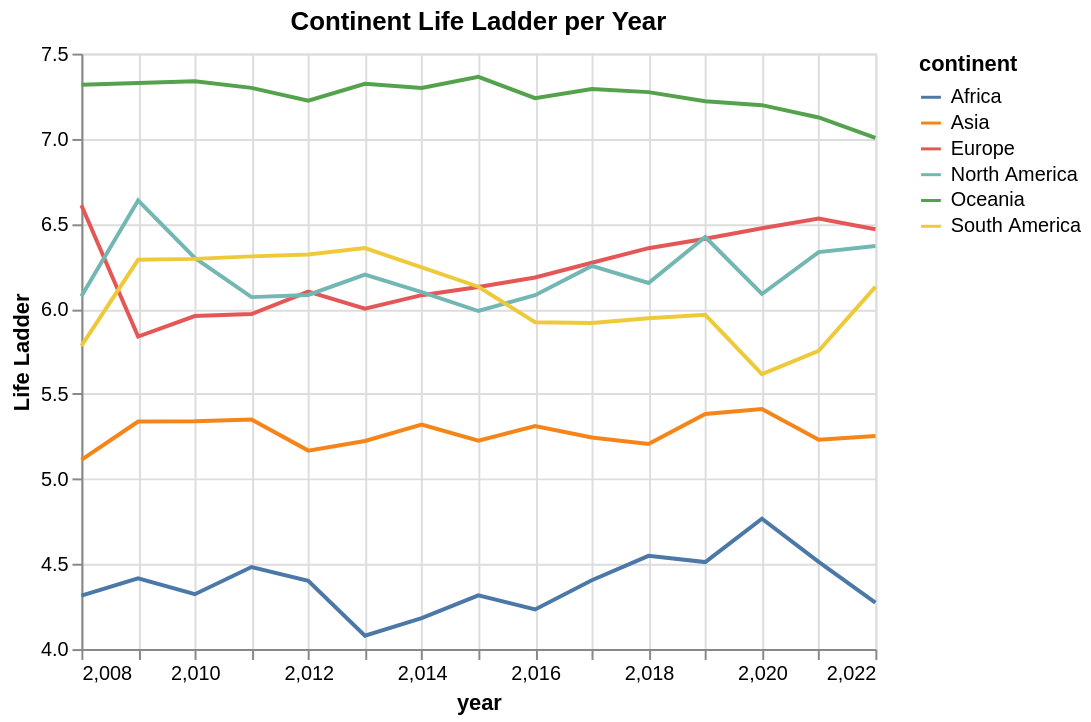

Source (notebook cell):
### Code cell
# Now we can finally plot life ladder per year for every continent!

continents = alt.Chart(continent_grouped, title = 'Continent Life Ladder per Year').mark_line().encode(
    y = alt.Y('Life Ladder', scale = alt.Scale(domain = [4, 7.5])),
    x = alt.X('year', scale = alt.Scale(domain = [2008, 2022])),
    color = 'continent'
)

continents

### Figure 1 — Vega-Lite specification as saved in the notebook (floating-point values rounded to 4 significant figures)
{"config": {"view": {"continuousWidth": 400, "continuousHeight": 300}}, "data": {"name": "data-54ca73b332df5f30ebd7bc4373218ccc"}, "mark": "line", "encoding": {"color": {"field": "continent", "type": "nominal"}, "x": {"field": "year", "scale": {"domain": [2008, 2022]}, "type": "quantitative"}, "y": {"field": "Life Ladder", "scale": {"domain": [4, 7.5]}, "type": "quantitative"}}, "title": "Continent Life Ladder per Year", "$schema": "https://vega.github.io/schema/vega-lite/v4.17.0.json", "datasets": {"data-54ca73b332df5f30ebd7bc4373218ccc": [{"year": 2008, "continent": "Africa", "Life Ladder": 4.315, "Log GDP per capita": 7.798, "Social support": 0.6662, "Healthy life expectancy at birth": 51.21, "Freedom to make life choices": 0.5994, "Generosity": -0.005077, "Perceptions of corruption": 0.8433, "Positive affect": 0.6358, "Negative affect": 0.2382}, {"year": 2008, "continent": "Asia", "Life Ladder": 5.112, "Log GDP per capita": 9.065, "Social support": 0.737, "Healthy life expectancy at birth": 62.7, "Freedom to make life choices": 0.6804, "Generosity": 0.03075, "Perceptions of corruption": 0.795, "Positive affect": 0.5965, "Negative affect": 0.2499}, {"year": 2008, "continent": "Europe", "Life Ladder": 6.609, "Log GDP per capita": 10.49, "Social support": 0.9201, "Healthy life expectancy at birth": 67.58, "Freedom to make life choices": 0.7671, "Generosity": 0.003238, "Perceptions of corruption": 0.6693, "Positive affect": 0.6708, "Negative affect": 0.211}, {"year": 2008, "continent": "North America", "Life Ladder": 6.074, "Log GDP per capita": 9.462, "Social support": 0.8576, "Healthy life expectancy at birth": 61.22, "Freedom to make life choices": 0.7496, "Generosity": 0.09942, "Perceptions of corruption": 0.7693, "Positive affect": 0.7591, "Negative affect": 0.2286}, {"year": 2008, "continent": "Oceania", "Life Ladder": 7.317, "Log GDP per capita": 10.63, "Social support": 0.9455, "Healthy life expectancy at birth": 69.9, "Freedom to make life choices": 0.9045, "Generosity": 0.2975, "Perceptions of corruption": 0.3825, "Positive affect": 0.7565, "Negative affect": 0.225}, {"year": 2008, "continent": "South America", "Life Ladder": 5.783, "Log GDP per capita": 9.472, "Social support": 0.8535, "Healthy life expectancy at birth": 65.53, "Freedom to make life choices": 0.7034, "Generosity": -0.0777, "Perceptions of corruption": 0.7819, "Positive affect": 0.7448, "Negative affect": 0.2996}, {"year": 2009, "continent": "Africa", "Life Ladder": 4.415, "Log GDP per capita": 7.962, "Social support": 0.7391, "Healthy life expectancy at birth": 52.87, "Freedom to make life choices": 0.656, "Generosity": -0.007609, "Perceptions of corruption": 0.8065, "Positive affect": 0.6603, "Negative affect": 0.1975}, {"year": 2009, "continent": "Asia", "Life Ladder": 5.337, "Log GDP per capita": 9.321, "Social support": 0.7978, "Healthy life expectancy at birth": 63.47, "Freedom to make life choices": 0.7138, "Generosity": -0.003361, "Perceptions of corruption": 0.7387, "Positive affect": 0.6022, "Negative affect": 0.2523}, {"year": 2009, "continent": "Europe", "Life Ladder": 5.837, "Log GDP per capita": 10.18, "Social support": 0.8773, "Healthy life expectancy at birth": 67.18, "Freedom to make life choices": 0.658, "Generosity": -0.03369, "Perceptions of corruption": 0.7729, "Positive affect": 0.6119, "Negative affect": 0.2719}, {"year": 2009, "continent": "North America", "Life Ladder": 6.637, "Log GDP per capita": 9.499, "Social support": 0.8633, "Healthy life expectancy at birth": 65.49, "Freedom to make life choices": 0.7619, "Generosity": 0.0644, "Perceptions of corruption": 0.7378, "Positive affect": 0.7837, "Negative affect": 0.239}, {"year": 2009, "continent": "South America", "Life Ladder": 6.288, "Log GDP per capita": 9.45, "Social support": 0.8728, "Healthy life expectancy at birth": 65.69, "Freedom to make life choices": 0.7282, "Generosity": -0.0566, "Perceptions of corruption": 0.7825, "Positive affect": 0.7661, "Negative affect": 0.2653}, {"year": 2010, "continent": "Africa", "Life Ladder": 4.323, "Log GDP per capita": 8.113, "Social support": 0.785, "Healthy life expectancy at birth": 53.78, "Freedom to make life choices": 0.6863, "Generosity": -0.04164, "Perceptions of corruption": 0.8, "Positive affect": 0.6404, "Negative affect": 0.1972}, {"year": 2010, "continent": "Asia", "Life Ladder": 5.338, "Log GDP per capita": 9.365, "Social support": 0.7917, "Healthy life expectancy at birth": 63.56, "Freedom to make life choices": 0.7006, "Generosity": 0.03214, "Perceptions of corruption": 0.7626, "Positive affect": 0.6045, "Negative affect": 0.2541}, {"year": 2010, "continent": "Europe", "Life Ladder": 5.957, "Log GDP per capita": 10.25, "Social support": 0.8829, "Healthy life expectancy at birth": 67.62, "Freedom to make life choices": 0.7029, "Generosity": -0.03262, "Perceptions of corruption": 0.7656, "Positive affect": 0.6204, "Negative affect": 0.2593}, {"year": 2010, "continent": "North America", "Life Ladder": 6.299, "Log GDP per capita": 9.387, "Social support": 0.845, "Healthy life expectancy at birth": 62.11, "Freedom to make life choices": 0.7433, "Generosity": 0.06836, "Perceptions of corruption": 0.7435, "Positive affect": 0.7549, "Negative affect": 0.2443}, {"year": 2010, "continent": "Oceania", "Life Ladder": 7.337, "Log GDP per capita": 10.62, "Social support": 0.9655, "Healthy life expectancy at birth": 70.0, "Freedom to make life choices": 0.925, "Generosity": 0.281, "Perceptions of corruption": 0.3435, "Positive affect": 0.7725, "Negative affect": 0.2275}, {"year": 2010, "continent": "South America", "Life Ladder": 6.293, "Log GDP per capita": 9.52, "Social support": 0.8755, "Healthy life expectancy at birth": 65.85, "Freedom to make life choices": 0.7647, "Generosity": -0.0597, "Perceptions of corruption": 0.7501, "Positive affect": 0.7689, "Negative affect": 0.2463}, {"year": 2011, "continent": "Africa", "Life Ladder": 4.483, "Log GDP per capita": 8.089, "Social support": 0.7277, "Healthy life expectancy at birth": 53.29, "Freedom to make life choices": 0.6856, "Generosity": -0.06111, "Perceptions of corruption": 0.7828, "Positive affect": 0.6228, "Negative affect": 0.231}, {"year": 2011, "continent": "Asia", "Life Ladder": 5.35, "Log GDP per capita": 9.404, "Social support": 0.7784, "Healthy life expectancy at birth": 63.49, "Freedom to make life choices": 0.7439, "Generosity": 0.02021, "Perceptions of corruption": 0.7524, "Positive affect": 0.5949, "Negative affect": 0.2566}, {"year": 2011, "continent": "Europe", "Life Ladder": 5.969, "Log GDP per capita": 10.26, "Social support": 0.8849, "Healthy life expectancy at birth": 67.68, "Freedom to make life choices": 0.7325, "Generosity": -0.03775, "Perceptions of corruption": 0.7703, "Positive affect": 0.6206, "Negative affect": 0.2564}, {"year": 2011, "continent": "North America", "Life Ladder": 6.069, "Log GDP per capita": 9.462, "Social support": 0.8198, "Healthy life expectancy at birth": 63.0, "Freedom to make life choices": 0.7926, "Generosity": 0.03331, "Perceptions of corruption": 0.7691, "Positive affect": 0.7609, "Negative affect": 0.2581}, {"year": 2011, "continent": "Oceania", "Life Ladder": 7.298, "Log GDP per capita": 10.64, "Social support": 0.9605, "Healthy life expectancy at birth": 70.05, "Freedom to make life choices": 0.94, "Generosity": 0.3225, "Perceptions of corruption": 0.3255, "Positive affect": 0.754, "Negative affect": 0.2025}, {"year": 2011, "continent": "South America", "Life Ladder": 6.308, "Log GDP per capita": 9.572, "Social support": 0.861, "Healthy life expectancy at birth": 66.01, "Freedom to make life choices": 0.7788, "Generosity": -0.0688, "Perceptions of corruption": 0.7452, "Positive affect": 0.7595, "Negative affect": 0.2707}, {"year": 2012, "continent": "Africa", "Life Ladder": 4.401, "Log GDP per capita": 8.257, "Social support": 0.7422, "Healthy life expectancy at birth": 55.27, "Freedom to make life choices": 0.6313, "Generosity": -0.05526, "Perceptions of corruption": 0.8003, "Positive affect": 0.6192, "Negative affect": 0.2283}, {"year": 2012, "continent": "Asia", "Life Ladder": 5.167, "Log GDP per capita": 9.319, "Social support": 0.7611, "Healthy life expectancy at birth": 63.32, "Freedom to make life choices": 0.7133, "Generosity": 0.043, "Perceptions of corruption": 0.7794, "Positive affect": 0.6045, "Negative affect": 0.2724}, {"year": 2012, "continent": "Europe", "Life Ladder": 6.101, "Log GDP per capita": 10.32, "Social support": 0.8873, "Healthy life expectancy at birth": 68.12, "Freedom to make life choices": 0.7243, "Generosity": -0.02862, "Perceptions of corruption": 0.7496, "Positive affect": 0.6342, "Negative affect": 0.2644}, {"year": 2012, "continent": "North America", "Life Ladder": 6.082, "Log GDP per capita": 9.443, "Social support": 0.8478, "Healthy life expectancy at birth": 63.12, "Freedom to make life choices": 0.7874, "Generosity": 0.04409, "Perceptions of corruption": 0.7241, "Positive affect": 0.7609, "Negative affect": 0.2801}, {"year": 2012, "continent": "Oceania", "Life Ladder": 7.223, "Log GDP per capita": 10.66, "Social support": 0.9375, "Healthy life expectancy at birth": 70.1, "Freedom to make life choices": 0.9185, "Generosity": 0.276, "Perceptions of corruption": 0.3285, "Positive affect": 0.757, "Negative affect": 0.2105}, {"year": 2012, "continent": "South America", "Life Ladder": 6.319, "Log GDP per capita": 9.618, "Social support": 0.856, "Healthy life expectancy at birth": 65.87, "Freedom to make life choices": 0.8051, "Generosity": -0.0196, "Perceptions of corruption": 0.7645, "Positive affect": 0.7527, "Negative affect": 0.2906}, {"year": 2013, "continent": "Africa", "Life Ladder": 4.079, "Log GDP per capita": 8.144, "Social support": 0.7215, "Healthy life expectancy at birth": 54.48, "Freedom to make life choices": 0.6749, "Generosity": -0.04866, "Perceptions of corruption": 0.7899, "Positive affect": 0.6368, "Negative affect": 0.2589}, {"year": 2013, "continent": "Asia", "Life Ladder": 5.223, "Log GDP per capita": 9.346, "Social support": 0.7682, "Healthy life expectancy at birth": 63.78, "Freedom to make life choices": 0.7374, "Generosity": 0.05528, "Perceptions of corruption": 0.7565, "Positive affect": 0.614, "Negative affect": 0.2781}, {"year": 2013, "continent": "Europe", "Life Ladder": 6.0, "Log GDP per capita": 10.29, "Social support": 0.8787, "Healthy life expectancy at birth": 68.14, "Freedom to make life choices": 0.7287, "Generosity": -0.03095, "Perceptions of corruption": 0.761, "Positive affect": 0.6369, "Negative affect": 0.2681}, {"year": 2013, "continent": "North America", "Life Ladder": 6.202, "Log GDP per capita": 9.506, "Social support": 0.8468, "Healthy life expectancy at birth": 63.92, "Freedom to make life choices": 0.804, "Generosity": 0.05354, "Perceptions of corruption": 0.7529, "Positive affect": 0.7666, "Negative affect": 0.2826}, {"year": 2013, "continent": "Oceania", "Life Ladder": 7.322, "Log GDP per capita": 10.67, "Social support": 0.943, "Healthy life expectancy at birth": 70.15, "Freedom to make life choices": 0.9385, "Generosity": 0.2485, "Perceptions of corruption": 0.372, "Positive affect": 0.774, "Negative affect": 0.164}, {"year": 2013, "continent": "South America", "Life Ladder": 6.357, "Log GDP per capita": 9.619, "Social support": 0.8736, "Healthy life expectancy at birth": 66.33, "Freedom to make life choices": 0.7875, "Generosity": -0.0802, "Perceptions of corruption": 0.7823, "Positive affect": 0.7812, "Negative affect": 0.2875}, {"year": 2014, "continent": "Africa", "Life Ladder": 4.182, "Log GDP per capita": 8.14, "Social support": 0.7224, "Healthy life expectancy at birth": 55.02, "Freedom to make life choices": 0.6788, "Generosity": -0.04147, "Perceptions of corruption": 0.7575, "Positive affect": 0.6273, "Negative affect": 0.2741}, {"year": 2014, "continent": "Asia", "Life Ladder": 5.319, "Log GDP per capita": 9.396, "Social support": 0.7789, "Healthy life expectancy at birth": 64.1, "Freedom to make life choices": 0.756, "Generosity": 0.07237, "Perceptions of corruption": 0.7568, "Positive affect": 0.6261, "Negative affect": 0.266}, {"year": 2014, "continent": "Europe", "Life Ladder": 6.08, "Log GDP per capita": 10.33, "Social support": 0.8779, "Healthy life expectancy at birth": 68.38, "Freedom to make life choices": 0.7408, "Generosity": 0.01521, "Perceptions of corruption": 0.7157, "Positive affect": 0.6477, "Negative affect": 0.2578}, {"year": 2014, "continent": "North America", "Life Ladder": 6.098, "Log GDP per capita": 9.436, "Social support": 0.8251, "Healthy life expectancy at birth": 64.39, "Freedom to make life choices": 0.8182, "Generosity": 0.04792, "Perceptions of corruption": 0.7414, "Positive affect": 0.7626, "Negative affect": 0.2923}, {"year": 2014, "continent": "Oceania", "Life Ladder": 7.297, "Log GDP per capita": 10.68, "Social support": 0.933, "Healthy life expectancy at birth": 70.2, "Freedom to make life choices": 0.9275, "Generosity": 0.329, "Perceptions of corruption": 0.3575, "Positive affect": 0.7735, "Negative affect": 0.222}, {"year": 2014, "continent": "South America", "Life Ladder": 6.244, "Log GDP per capita": 9.59, "Social support": 0.8821, "Healthy life expectancy at birth": 66.49, "Freedom to make life choices": 0.7548, "Generosity": -0.0742, "Perceptions of corruption": 0.7702, "Positive affect": 0.7926, "Negative affect": 0.28}, {"year": 2015, "continent": "Africa", "Life Ladder": 4.315, "Log GDP per capita": 8.088, "Social support": 0.6907, "Healthy life expectancy at birth": 55.14, "Freedom to make life choices": 0.7231, "Generosity": -0.02694, "Perceptions of corruption": 0.7717, "Positive affect": 0.6356, "Negative affect": 0.2918}, {"year": 2015, "continent": "Asia", "Life Ladder": 5.225, "Log GDP per capita": 9.438, "Social support": 0.7743, "Healthy life expectancy at birth": 64.17, "Freedom to make life choices": 0.7493, "Generosity": 0.08562, "Perceptions of corruption": 0.7473, "Positive affect": 0.6274, "Negative affect": 0.2924}, {"year": 2015, "continent": "Europe", "Life Ladder": 6.128, "Log GDP per capita": 10.37, "Social support": 0.8829, "Healthy life expectancy at birth": 68.64, "Freedom to make life choices": 0.7576, "Generosity": -0.009897, "Perceptions of corruption": 0.6911, "Positive affect": 0.6529, "Negative affect": 0.2454}, {"year": 2015, "continent": "North America", "Life Ladder": 5.987, "Log GDP per capita": 9.51, "Social support": 0.8214, "Healthy life expectancy at birth": 64.65, "Freedom to make life choices": 0.7684, "Generosity": 0.02664, "Perceptions of corruption": 0.7399, "Positive affect": 0.7627, "Negative affect": 0.2979}, {"year": 2015, "continent": "Oceania", "Life Ladder": 7.364, "Log GDP per capita": 10.7, "Social support": 0.9695, "Healthy life expectancy at birth": 70.25, "Freedom to make life choices": 0.932, "Generosity": 0.326, "Perceptions of corruption": 0.2715, "Positive affect": 0.7725, "Negative affect": 0.185}, {"year": 2015, "continent": "South America", "Life Ladder": 6.13, "Log GDP per capita": 9.512, "Social support": 0.8749, "Healthy life expectancy at birth": 66.65, "Freedom to make life choices": 0.7962, "Generosity": -0.0652, "Perceptions of corruption": 0.8038, "Positive affect": 0.78, "Negative affect": 0.3091}, {"year": 2016, "continent": "Africa", "Life Ladder": 4.233, "Log GDP per capita": 8.169, "Social support": 0.6967, "Healthy life expectancy at birth": 55.57, "Freedom to make life choices": 0.7249, "Generosity": -0.01794, "Perceptions of corruption": 0.7816, "Positive affect": 0.6527, "Negative affect": 0.3368}, {"year": 2016, "continent": "Asia", "Life Ladder": 5.311, "Log GDP per capita": 9.416, "Social support": 0.7991, "Healthy life expectancy at birth": 64.43, "Freedom to make life choices": 0.7799, "Generosity": 0.03643, "Perceptions of corruption": 0.7529, "Positive affect": 0.6137, "Negative affect": 0.2748}, {"year": 2016, "continent": "Europe", "Life Ladder": 6.184, "Log GDP per capita": 10.39, "Social support": 0.903, "Healthy life expectancy at birth": 68.78, "Freedom to make life choices": 0.7713, "Generosity": -0.01828, "Perceptions of corruption": 0.7097, "Positive affect": 0.65, "Negative affect": 0.2449}, {"year": 2016, "continent": "North America", "Life Ladder": 6.08, "Log GDP per capita": 9.53, "Social support": 0.8371, "Healthy life expectancy at birth": 64.79, "Freedom to make life choices": 0.7805, "Generosity": 0.01318, "Perceptions of corruption": 0.7509, "Positive affect": 0.7583, "Negative affect": 0.2941}, {"year": 2016, "continent": "Oceania", "Life Ladder": 7.238, "Log GDP per capita": 10.71, "Social support": 0.9395, "Healthy life expectancy at birth": 70.32, "Freedom to make life choices": 0.9245, "Generosity": 0.248, "Perceptions of corruption": 0.3385, "Positive affect": 0.7565, "Negative affect": 0.2215}, {"year": 2016, "continent": "South America", "Life Ladder": 5.921, "Log GDP per capita": 9.42, "Social support": 0.8701, "Healthy life expectancy at birth": 66.75, "Freedom to make life choices": 0.7898, "Generosity": -0.0728, "Perceptions of corruption": 0.8203, "Positive affect": 0.7583, "Negative affect": 0.3142}, {"year": 2017, "continent": "Africa", "Life Ladder": 4.405, "Log GDP per capita": 8.208, "Social support": 0.6894, "Healthy life expectancy at birth": 55.96, "Freedom to make life choices": 0.7238, "Generosity": -0.03653, "Perceptions of corruption": 0.7704, "Positive affect": 0.6403, "Negative affect": 0.3525}, {"year": 2017, "continent": "Asia", "Life Ladder": 5.243, "Log GDP per capita": 9.422, "Social support": 0.7925, "Healthy life expectancy at birth": 64.54, "Freedom to make life choices": 0.797, "Generosity": 0.0365, "Perceptions of corruption": 0.7396, "Positive affect": 0.6104, "Negative affect": 0.2905}, {"year": 2017, "continent": "Europe", "Life Ladder": 6.271, "Log GDP per capita": 10.43, "Social support": 0.8904, "Healthy life expectancy at birth": 68.92, "Freedom to make life choices": 0.7867, "Generosity": -0.007282, "Perceptions of corruption": 0.6743, "Positive affect": 0.6417, "Negative affect": 0.2368}, {"year": 2017, "continent": "North America", "Life Ladder": 6.252, "Log GDP per capita": 9.575, "Social support": 0.8612, "Healthy life expectancy at birth": 65.12, "Freedom to make life choices": 0.8509, "Generosity": -0.01377, "Perceptions of corruption": 0.7432, "Positive affect": 0.7589, "Negative affect": 0.2657}, {"year": 2017, "continent": "Oceania", "Life Ladder": 7.292, "Log GDP per capita": 10.72, "Social support": 0.9525, "Healthy life expectancy at birth": 70.4, "Freedom to make life choices": 0.9265, "Generosity": 0.3015, "Perceptions of corruption": 0.3165, "Positive affect": 0.7455, "Negative affect": 0.1985}, {"year": 2017, "continent": "South America", "Life Ladder": 5.917, "Log GDP per capita": 9.265, "Social support": 0.8771, "Healthy life expectancy at birth": 66.85, "Freedom to make life choices": 0.824, "Generosity": -0.1057, "Perceptions of corruption": 0.8075, "Positive affect": 0.7414, "Negative affect": 0.3207}, {"year": 2018, "continent": "Africa", "Life Ladder": 4.548, "Log GDP per capita": 8.252, "Social support": 0.7008, "Healthy life expectancy at birth": 56.85, "Freedom to make life choices": 0.7309, "Generosity": -0.01672, "Perceptions of corruption": 0.7672, "Positive affect": 0.6556, "Negative affect": 0.3425}, {"year": 2018, "continent": "Asia", "Life Ladder": 5.205, "Log GDP per capita": 9.415, "Social support": 0.8089, "Healthy life expectancy at birth": 64.69, "Freedom to make life choices": 0.8047, "Generosity": 0.01562, "Perceptions of corruption": 0.7492, "Positive affect": 0.6091, "Negative affect": 0.2859}, {"year": 2018, "continent": "Europe", "Life Ladder": 6.356, "Log GDP per capita": 10.44, "Social support": 0.9021, "Healthy life expectancy at birth": 68.98, "Freedom to make life choices": 0.7976, "Generosity": -0.07687, "Perceptions of corruption": 0.6854, "Positive affect": 0.6375, "Negative affect": 0.2456}, {"year": 2018, "continent": "North America", "Life Ladder": 6.152, "Log GDP per capita": 9.567, "Social support": 0.837, "Healthy life expectancy at birth": 65.07, "Freedom to make life choices": 0.8445, "Generosity": -0.0002727, "Perceptions of corruption": 0.734, "Positive affect": 0.7725, "Negative affect": 0.29}, {"year": 2018, "continent": "Oceania", "Life Ladder": 7.274, "Log GDP per capita": 10.73, "Social support": 0.947, "Healthy life expectancy at birth": 70.47, "Freedom to make life choices": 0.9325, "Generosity": 0.129, "Perceptions of corruption": 0.306, "Positive affect": 0.7455, "Negative affect": 0.1775}, {"year": 2018, "continent": "South America", "Life Ladder": 5.945, "Log GDP per capita": 9.241, "Social support": 0.8744, "Healthy life expectancy at birth": 67.08, "Freedom to make life choices": 0.8096, "Generosity": -0.1071, "Perceptions of corruption": 0.8137, "Positive affect": 0.7491, "Negative affect": 0.3324}, {"year": 2019, "continent": "Africa", "Life Ladder": 4.511, "Log GDP per capita": 8.293, "Social support": 0.7033, "Healthy life expectancy at birth": 56.94, "Freedom to make life choices": 0.7183, "Generosity": -0.01115, "Perceptions of corruption": 0.7681, "Positive affect": 0.643, "Negative affect": 0.3379}, {"year": 2019, "continent": "Asia", "Life Ladder": 5.382, "Log GDP per capita": 9.506, "Social support": 0.8134, "Healthy life expectancy at birth": 64.96, "Freedom to make life choices": 0.8223, "Generosity": 0.02295, "Perceptions of corruption": 0.7151, "Positive affect": 0.6191, "Negative affect": 0.2814}, {"year": 2019, "continent": "Europe", "Life Ladder": 6.412, "Log GDP per capita": 10.48, "Social support": 0.9068, "Healthy life expectancy at birth": 69.21, "Freedom to make life choices": 0.8224, "Generosity": -0.06678, "Perceptions of corruption": 0.6727, "Positive affect": 0.6463, "Negative affect": 0.2355}, {"year": 2019, "continent": "North America", "Life Ladder": 6.422, "Log GDP per capita": 9.681, "Social support": 0.8597, "Healthy life expectancy at birth": 66.2, "Freedom to make life choices": 0.8851, "Generosity": -0.05573, "Perceptions of corruption": 0.7436, "Positive affect": 0.7877, "Negative affect": 0.2714}, {"year": 2019, "continent": "Oceania", "Life Ladder": 7.22, "Log GDP per capita": 10.74, "Social support": 0.941, "Healthy life expectancy at birth": 70.55, "Freedom to make life choices": 0.915, "Generosity": 0.1345, "Perceptions of corruption": 0.332, "Positive affect": 0.746, "Negative affect": 0.1965}, {"year": 2019, "continent": "South America", "Life Ladder": 5.964, "Log GDP per capita": 9.225, "Social support": 0.8651, "Healthy life expectancy at birth": 67.05, "Freedom to make life choices": 0.8059, "Generosity": -0.0855, "Perceptions of corruption": 0.8196, "Positive affect": 0.7497, "Negative affect": 0.3331}, {"year": 2020, "continent": "Africa", "Life Ladder": 4.767, "Log GDP per capita": 8.492, "Social support": 0.7118, "Healthy life expectancy at birth": 58.4, "Freedom to make life choices": 0.72, "Generosity": 0.0117, "Perceptions of corruption": 0.7982, "Positive affect": 0.648, "Negative affect": 0.327}, {"year": 2020, "continent": "Asia", "Life Ladder": 5.41, "Log GDP per capita": 9.467, "Social support": 0.7876, "Healthy life expectancy at birth": 65.29, "Freedom to make life choices": 0.8266, "Generosity": 0.03303, "Perceptions of corruption": 0.7615, "Positive affect": 0.6421, "Negative affect": 0.315}, {"year": 2020, "continent": "Europe", "Life Ladder": 6.473, "Log GDP per capita": 10.42, "Social support": 0.9113, "Healthy life expectancy at birth": 69.37, "Freedom to make life choices": 0.8439, "Generosity": -0.03176, "Perceptions of corruption": 0.6744, "Positive affect": 0.6682, "Negative affect": 0.2664}, {"year": 2020, "continent": "North America", "Life Ladder": 6.087, "Log GDP per capita": 9.735, "Social support": 0.8386, "Healthy life expectancy at birth": 66.84, "Freedom to make life choices": 0.8676, "Generosity": -0.069, "Perceptions of corruption": 0.6685, "Positive affect": 0.7482, "Negative affect": 0.3086}, {"year": 2020, "continent": "Oceania", "Life Ladder": 7.197, "Log GDP per capita": 10.72, "Social support": 0.9445, "Healthy life expectancy at birth": 70.62, "Freedom to make life choices": 0.9115, "Generosity": 0.1605, "Perceptions of corruption": 0.387, "Positive affect": 0.761, "Negative affect": 0.207}, {"year": 2020, "continent": "South America", "Life Ladder": 5.616, "Log GDP per capita": 9.554, "Social support": 0.8404, "Healthy life expectancy at birth": 67.15, "Freedom to make life choices": 0.8127, "Generosity": -0.06511, "Perceptions of corruption": 0.7931, "Positive affect": 0.7241, "Negative affect": 0.3616}, {"year": 2021, "continent": "Africa", "Life Ladder": 4.512, "Log GDP per capita": 8.371, "Social support": 0.6754, "Healthy life expectancy at birth": 58.14, "Freedom to make life choices": 0.7088, "Generosity": -0.0045, "Perceptions of corruption": 0.7816, "Positive affect": 0.6188, "Negative affect": 0.3196}, {"year": 2021, "continent": "Asia", "Life Ladder": 5.23, "Log GDP per capita": 9.452, "Social support": 0.7696, "Healthy life expectancy at birth": 65.45, "Freedom to make life choices": 0.7932, "Generosity": 0.05415, "Perceptions of corruption": 0.7507, "Positive affect": 0.6087, "Negative affect": 0.3076}, {"year": 2021, "continent": "Europe", "Life Ladder": 6.53, "Log GDP per capita": 10.5, "Social support": 0.9009, "Healthy life expectancy at birth": 69.57, "Freedom to make life choices": 0.8237, "Generosity": 0.05922, "Perceptions of corruption": 0.6683, "Positive affect": 0.6757, "Negative affect": 0.2478}, {"year": 2021, "continent": "North America", "Life Ladder": 6.333, "Log GDP per capita": 9.731, "Social support": 0.8564, "Healthy life expectancy at birth": 66.8, "Freedom to make life choices": 0.8494, "Generosity": 0.0061, "Perceptions of corruption": 0.7204, "Positive affect": 0.7717, "Negative affect": 0.2829}, {"year": 2021, "continent": "Oceania", "Life Ladder": 7.124, "Log GDP per capita": 10.74, "Social support": 0.935, "Healthy life expectancy at birth": 70.7, "Freedom to make life choices": 0.911, "Generosity": 0.2275, "Perceptions of corruption": 0.353, "Positive affect": 0.7435, "Negative affect": 0.2205}, {"year": 2021, "continent": "South America", "Life Ladder": 5.753, "Log GDP per capita": 9.618, "Social support": 0.8417, "Healthy life expectancy at birth": 67.25, "Freedom to make life choices": 0.8067, "Generosity": -0.03278, "Perceptions of corruption": 0.7999, "Positive affect": 0.7331, "Negative affect": 0.3396}, {"year": 2022, "continent": "Africa", "Life Ladder": 4.274, "Log GDP per capita": 8.201, "Social support": 0.6395, "Healthy life expectancy at birth": 58.23, "Freedom to make life choices": 0.704, "Generosity": 0.02634, "Perceptions of corruption": 0.7795, "Positive affect": 0.6316, "Negative affect": 0.3541}, {"year": 2022, "continent": "Asia", "Life Ladder": 5.253, "Log GDP per capita": 9.598, "Social support": 0.7779, "Healthy life expectancy at birth": 66.13, "Freedom to make life choices": 0.795, "Generosity": 0.057, "Perceptions of corruption": 0.7566, "Positive affect": 0.5931, "Negative affect": 0.3039}, {"year": 2022, "continent": "Europe", "Life Ladder": 6.468, "Log GDP per capita": 10.59, "Social support": 0.9026, "Healthy life expectancy at birth": 69.93, "Freedom to make life choices": 0.8322, "Generosity": 0.04094, "Perceptions of corruption": 0.6318, "Positive affect": 0.6582, "Negative affect": 0.2324}, {"year": 2022, "continent": "North America", "Life Ladder": 6.369, "Log GDP per capita": 9.702, "Social support": 0.8472, "Healthy life expectancy at birth": 66.55, "Freedom to make life choices": 0.8642, "Generosity": -0.01245, "Perceptions of corruption": 0.7261, "Positive affect": 0.7749, "Negative affect": 0.2775}, {"year": 2022, "continent": "Oceania", "Life Ladder": 7.005, "Log GDP per capita": 10.77, "Social support": 0.949, "Healthy life expectancy at birth": 70.78, "Freedom to make life choices": 0.8425, "Generosity": 0.17, "Perceptions of corruption": 0.413, "Positive affect": 0.7085, "Negative affect": 0.227}, {"year": 2022, "continent": "South America", "Life Ladder": 6.129, "Log GDP per capita": 9.642, "Social support": 0.8698, "Healthy life expectancy at birth": 67.35, "Freedom to make life choices": 0.8205, "Generosity": -0.08478, "Perceptions of corruption": 0.8069, "Positive affect": 0.7562, "Negative affect": 0.3141}]}}
